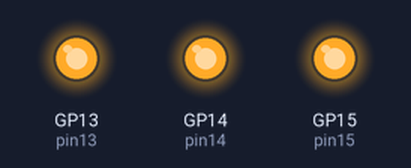
Bench run of a program on a simulated Raspberry Pi Pico running MicroPython. Shown: output pins drawn as LEDs (lit = HIGH).

Above: at 0.2 s.
At 1.7 s:
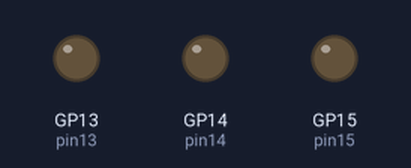
Timing chart, 0 to 3.0 s (numbered marks = the images above):
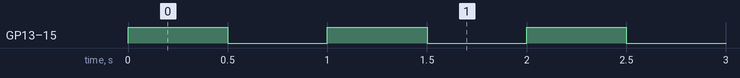

Measured:
- by itself, GP13 (pin13), GP14 (pin14), GP15 (pin15): alternates HIGH for 0.50 s and LOW for 0.50 s

The program:

lab2.py
```python
from machine import Pin
import time

pin13 = Pin(13,Pin.OUT)
pin14 = Pin(14,Pin.OUT)
pin15 = Pin(15,Pin.OUT)


while True:
    pin13.on()
    pin14.on()
    pin15.on()
    time.sleep_ms(500)
    pin13.off()
    pin14.off()
    pin15.off()
    time.sleep_ms(500)
    pin13.on()
    pin14.on()
    pin15.on()
```
